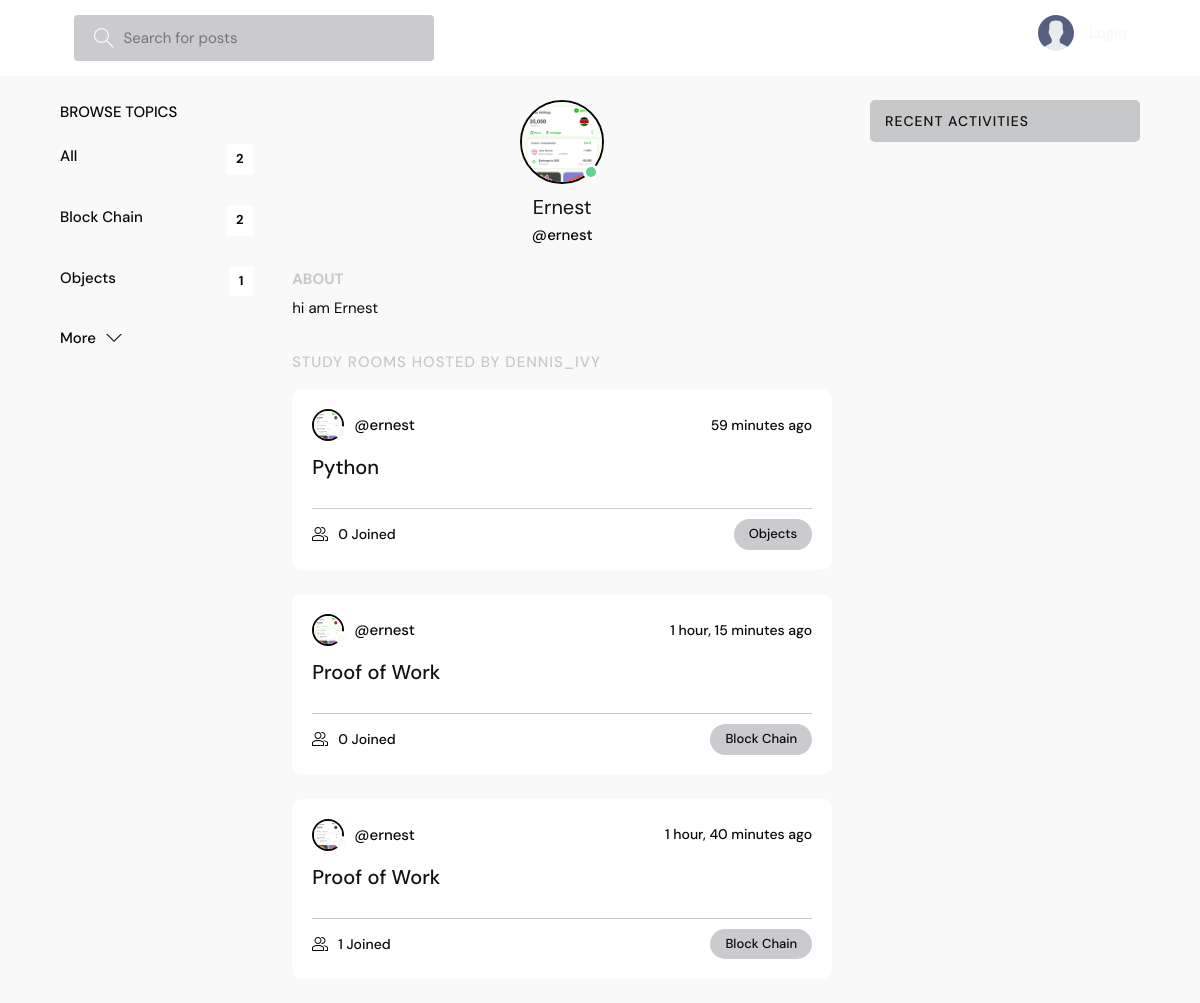
Page /profile/1/ on the committed database.
### base/models.py (models this page shows, shortened)
class Topic(models.Model):
    name = models.CharField(max_length=200)

class User(AbstractUser):
    name = models.CharField(max_length=200, null=True)
    email = models.EmailField(unique=True, null=True)
    bio = models.TextField(null=True)
    avatar = models.ImageField(null=True, default="avatar.svg")
    USERNAME_FIELD = 'email'
    REQUIRED_FIELDS = []

class Room(models.Model):
    host = models.ForeignKey(User, on_delete=models.SET_NULL, null=True)
    topic = models.ForeignKey(Topic, on_delete=models.SET_NULL, null=True)
    name = models.CharField(max_length=200)
    description = models.TextField(null=True, blank=True)
    participants = models.ManyToManyField(
        User, related_name='participants', blank=True)
    updated = models.DateTimeField(auto_now=True)
    created = models.DateTimeField(auto_now_add=True)
    class Meta:
        ordering = ['-updated', '-created']

### base/views.py (the view)
# urls.py: path('profile/<str:pk>/', views.userProfile, name="user-profile"),
def userProfile(request, pk):
    user = User.objects.get(id=pk)
    rooms = user.room_set.all()
    room_messages = user.message_set.all()
    topics = Topic.objects.all()
    context = {'user': user, 'rooms': rooms,
               'room_messages': room_messages, 'topics': topics}
    return render(request, 'base/profile.html', context)

### base/templates/base/profile.html (shortened to what this page needs)
{% extends 'main.html' %}
{% block content %}
<main class="profile-page layout layout--3">
  <div class="container">
    {% include 'base/topics_component.html' %}
    <div class="roomList">
      <div class="profile">
        <div class="profile__avatar">
          <div class="avatar avatar--large active">
            <img src="{{user.avatar.url}}" />
          </div>
        </div>
        <div class="profile__info">
          <h3>{{user.name}}</h3>
          <p>@{{user.username}}</p>
        </div>
        <div class="profile__about">
          <h3>About</h3>
          <p>
            {{user.bio}}
          </p>
        </div>
      </div>
      <div class="roomList__header">
        <div>
          <h2>Study Rooms Hosted by dennis_ivy</a>
          </h2>
        </div>
      </div>
      {% include 'base/feed_component.html' %}
    </div>
    {% include 'base/activity_component.html' %}
  </div>
</main>
{% endblock content %}

### templates/main.html (shortened to what this page needs)
<!DOCTYPE html>
{% load static %}
<html lang="en">
<head>
    <link rel="stylesheet" href="{% static 'styles/style.css' %}" />
</head>
<body>
    {% include 'navbar.html' %}
    {% block content %}
    {% endblock %}
</body>
</html>

### templates/navbar.html (shortened to what this page needs)
{% load static %}
<header class="header header--loggedIn">
    <div class="container">
        <form class="header__search" method="GET" action="{% url 'home' %}">
            <label>
                <input name="q" placeholder="Search for posts" />
            </label>
        </form>
        <nav class="header__menu">
            {% if request.user.is_authenticated %}
            <div class="header__user">
                <a href="{% url 'update-user' %}">
                    <div class="avatar avatar--medium active">
                        <img src="{{request.user.avatar.url}}" />
                    </div>
                    <p>{{request.user.username}} <span>@{{request.user.username}}</span></p>
                </a>
                <button class="dropdown-button">
                    <svg version="1.1" xmlns="http://www.w3.org/2000/svg" width="32" height="32" viewBox="0 0 32 32">
                        <title>chevron-down</title>
                        <path d="M16 21l-13-13h-3l16 16 16-16h-3l-13 13z"></path>
                    </svg>
                </button>
            </div>
            {% else %}
            <a href="{% url 'login' %}">
                <img src="{% static 'images/avatar.svg' %}" />
                <p>Login</p>
            </a>
            {% endif %}
        </nav>
    </div>
</header>

### base/templates/base/topics_component.html
<div class="topics">
    <div class="topics__header">
        <h2>Browse Topics</h2>
    </div>
    <ul class="topics__list">
        <li>
            <a href="{% url 'home' %}" class="active">All <span>{{topics.count}}</span></a>
        </li>
        {% for topic in topics %}
        <li>
            <a href="{% url 'home' %}?q={{topic.name}}">{{topic.name}}<span>{{topic.room_set.all.count}}</span></a>
        </li>
        {% endfor %}
    </ul>
    <a class="btn btn--link" href="{% url 'topics' %}">
        More
        <svg version="1.1" xmlns="http://www.w3.org/2000/svg" width="32" height="32" viewBox="0 0 32 32">
            <title>chevron-down</title>
            <path d="M16 21l-13-13h-3l16 16 16-16h-3l-13 13z"></path>
        </svg>
    </a>
</div>

### base/templates/base/feed_component.html (shortened to what this page needs)
{% for room in rooms %}
<div class="roomListRoom">
    <div class="roomListRoom__header">
        <a href="{% url 'user-profile' room.host.id %}" class="roomListRoom__author">
            <div class="avatar avatar--small">
                <img src="{{room.host.avatar.url}}" />
            </div>
            <span>@{{room.host.username}}</span>
        </a>
        <div class="roomListRoom__actions">
            <span>{{room.created|timesince}} ago</span>
        </div>
    </div>
    <div class="roomListRoom__content">
        <a href="{% url 'room' room.id %}">{{room.name}}</a>
    </div>
    <div class="roomListRoom__meta">
        <a href="{% url 'room' room.id %}" class="roomListRoom__joined">
            {{room.participants.all.count}} Joined
        </a>
        <p class="roomListRoom__topic">{{room.topic.name}}</p>
    </div>
</div>
{% endfor %}

### base/templates/base/activity_component.html (shortened to what this page needs)
<div class="activities">
    <div class="activities__header">
        <h2>Recent Activities</h2>
    </div>
</div>

### rows in the picture
Topic: name "Block Chain", room_set.all.count "2"
Topic: name "Objects", room_set.all.count "1"
User: avatar (picture), name "Ernest", username "ernest", bio "hi am Ernest"
Room: host.avatar (picture), host.username "ernest", created "59 minutes", name "Python", participants.all.count "0", topic.name "Objects"
Room: host.avatar (picture), host.username "ernest", created "1 hour, 15 minutes", name "Proof of Work", participants.all.count "0", topic.name "Block Chain"
Room: host.avatar (picture), host.username "ernest", created "1 hour, 40 minutes", name "Proof of Work", participants.all.count "1", topic.name "Block Chain"

### other values in the picture
{{ topics.count }} "2"
